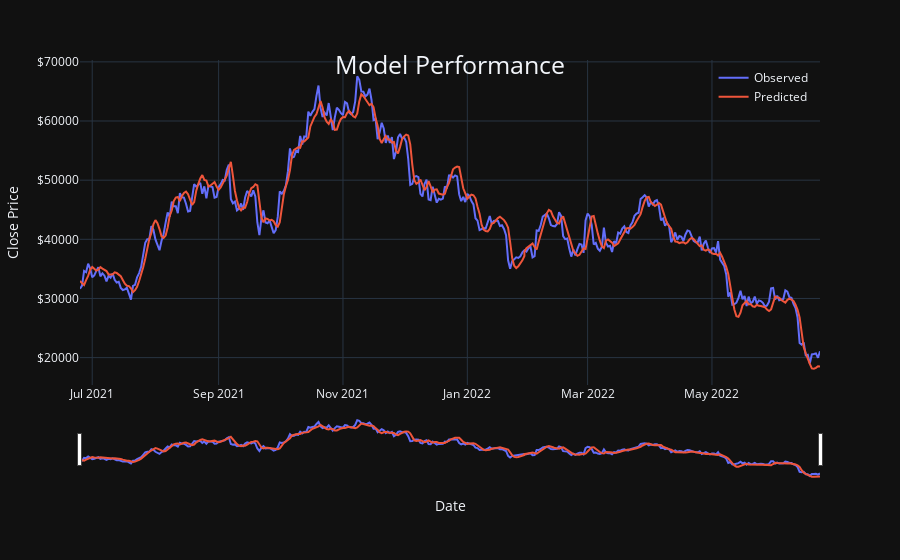

This figure's notebook cell:
### Code cell
# This is what we would call in the dashboard
from app.modules.models_meta import pred_models

model_meta = pred_models['BTC-USD']['1D']['BTC_LSTM_VGC_1D']
model_builder = model_meta['builder']
builder_kwargs = model_meta['model_kwargs']
test_weights_path = model_meta['test_weights_path']
lstm_model = model_builder(in_shape=(model_meta['lags'], model_meta['n_features']), **builder_kwargs)
lstm_model.load_weights(test_weights_path)
test_df = get_test_df(lstm_model, X_test, y_test, scaler, test_dates)
test_fig = plot_model_test(test_df)
#test_fig.update_layout(width=750, height=500)
test_fig.show()
test_df['Scope'] = '1D'
test_df['Ticker'] = cc
test_df['Model'] = 'BTC_LSTM_VGC_1D'
test_df.reset_index().to_csv('./app/dash/test_models/predictions.csv', index=False)

### Figure 1 — Plotly figure (JSON) as saved in the notebook; plotly's stock layout.template omitted (floating-point values rounded to 4 significant figures; data arrays with more than 128 entries replaced by an {"elided": "..."} marker saying what was removed)
{"data": [{"hovertemplate": "%{y:$,.2f}", "legendgroup": "Observed", "line": {"color": "#636efa", "dash": "solid"}, "marker": {"symbol": "circle"}, "mode": "lines", "name": "Observed", "orientation": "v", "showlegend": true, "type": "scatter", "x": {"elided": "365 str values"}, "xaxis": "x", "y": {"elided": "365 float values"}, "yaxis": "y"}, {"hovertemplate": "%{y:$,.2f}", "legendgroup": "Predicted", "line": {"color": "#EF553B", "dash": "solid"}, "marker": {"symbol": "circle"}, "mode": "lines", "name": "Predicted", "orientation": "v", "showlegend": true, "type": "scatter", "x": {"elided": "365 str values"}, "xaxis": "x", "y": {"elided": "365 float values"}, "yaxis": "y"}], "layout": {"hovermode": "x unified", "legend": {"title": {"text": ""}, "tracegroupgap": 0, "x": 0.99, "xanchor": "right", "y": 0.99, "yanchor": "top"}, "margin": {"t": 60}, "title": {"font": {"size": 25}, "text": "Model Performance", "x": 0.5, "xanchor": "center", "y": 0.9, "yanchor": "top"}, "xaxis": {"anchor": "y", "domain": [0, 1], "rangeslider": {"visible": true}, "title": {"text": "Date"}}, "yaxis": {"anchor": "x", "domain": [0, 1], "tickformat": "$", "title": {"text": "Close Price"}}}}
